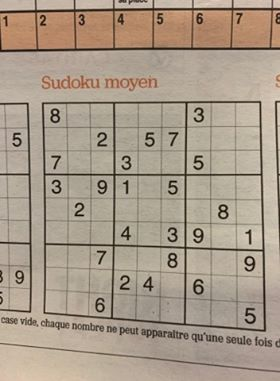
#> input picture sample_img/su3.jpg, 280 x 381 px
$ jupyter execute --allow-errors 'detect_solve&display.ipynb'   (shell and % lines are left out)   (older library calls are emulated)
#> lines starting #> are read from the running program, lines starting #| are printed output that depends on the picture; after the words box and inside, x2 and y2 are one past the last pixel; in counts of white or black regions, pixels touching at a corner belong together
[cell 1]
import cv2
import numpy as np
import operator
import numpy as np
from grid_detection import *
import tensorflow.keras as keras
from tensorflow.keras.models import load_model
from PIL import Image, ImageFont, ImageDraw


import matplotlib.pyplot as plt


#reagange list in list of list for each row:
# [41 lines left out: functions rearange_list, verify_possile_value, grid_solver, not called in this run]


def extract_cells_coordinates(square_img):
    cells_coodinates = np.zeros((81, 4), dtype=float)
    grid_side = square_img.shape[:1]
    cell_side = grid_side[0]/9
    k=0
    for i in range(9):
        for j in range(9):
            x1, y1 = (i * cell_side, j * cell_side)
            x2, y2 = ((i + 1) * cell_side, (j + 1) * cell_side)
            cells_coodinates[k, :]=[x1, y1, x2, y2]
            k=k+1
    return cells_coodinates


def extract_clean_digit_area(img, coord):
    x1, y1, x2, y2=coord
    dig=img[int(x1):int(x2), int(y1):int(y2)]
    dig=dig[:, :, 1]
    dig3=cv2.resize(dig, (45, 45), interpolation=cv2.INTER_CUBIC)
    digit=dig3/np.max(dig3)
    digit=np.expand_dims(digit, axis=-1)
    return digit


def measure_distance(pt1, pt2):
    x = pt2[0] - pt1[0]
    y = pt2[1] - pt1[1]
    return np.sqrt((x ** 2) + (y ** 2))

[cell 2]
sudoku_img = cv2.imread('sample_img/su3.jpg')
#> sudoku_img is the input picture: shape (381, 280, 3); mean B, G, R 138, 154.6, 168.9
gray = cv2.cvtColor(sudoku_img, cv2.COLOR_BGR2GRAY)
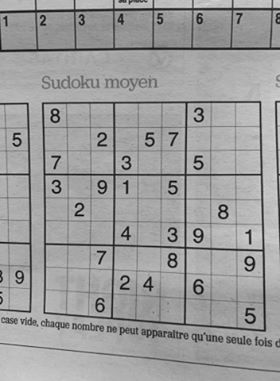
#> gray: shape (381, 280); min 2, max 215, mean 157
blur = cv2.GaussianBlur(gray, (5,5), 0)
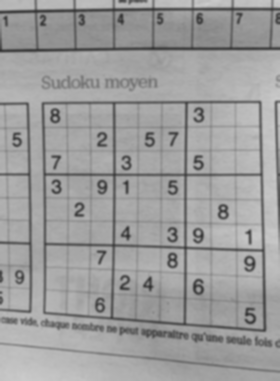
#> blur: shape (381, 280); min 50, max 202, mean 157
thresh = cv2.adaptiveThreshold(blur, 255, 1, 1, 11, 2)
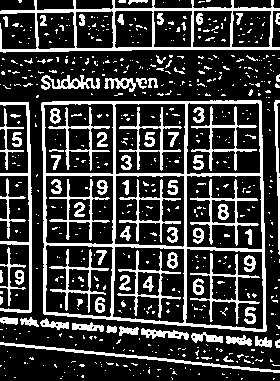
#> thresh: shape (381, 280); 23.7% white; 640 white regions (552 under 20 px)

[cell 3]
#new_img, contours, hier = cv2.findContours(thresh, cv2.RETR_LIST, cv2.CHAIN_APPROX_SIMPLE)  # opencv 3
contours, hier = cv2.findContours(thresh, cv2.RETR_LIST, cv2.CHAIN_APPROX_SIMPLE) # opencv 4
#> contours = 702 contours, 595 with area under 20; largest, box (x1, y1, x2, y2) and area: (41, 100, 267, 332) 48867, (0, 0, 280, 53) 10095, (185, 248, 264, 330) 5820, (186, 175, 263, 250) 5446, (112, 246, 185, 324) 5120

contours = sorted(contours, key=cv2.contourArea, reverse=True)
bigest_contour=contours[0]
#> bigest_contour = contour of 92 points, box (x1, y1, x2, y2) (41, 100, 267, 332), area 48867
polygon = bigest_contour
#> polygon has the same summary as bigest_contour
bottom_right, _ = max(enumerate([pt[0][0] + pt[0][1] for pt in polygon]), key=operator.itemgetter(1))
#> bottom_right = 59
top_left, _ = min(enumerate([pt[0][0] + pt[0][1] for pt in polygon]), key=operator.itemgetter(1))
#> top_left = 4
bottom_left, _ = min(enumerate([pt[0][0] - pt[0][1] for pt in polygon]), key=operator.itemgetter(1))
#> bottom_left = 23
top_right, _ = max(enumerate([pt[0][0] - pt[0][1] for pt in polygon]), key=operator.itemgetter(1))
#> top_right = 74

corners=polygon[top_left][0], polygon[top_right][0], polygon[bottom_right][0], polygon[bottom_left][0]
#> corners = ([42, 102], [261, 101], [265, 331], [43, 313])
top_left, top_right, bottom_right, bottom_left = corners
#> top_left = [42, 102]; top_right = [261, 101]; bottom_right = [265, 331]; bottom_left = [43, 313]

#Crop image
src = np.array([top_left, top_right, bottom_right, bottom_left], dtype='float32')
#> src = [[42, 102], [261, 101], [265, 331], [43, 313]]

# Get the longest side in the rectangle
side = max([
    measure_distance(bottom_right, top_right),
    measure_distance(top_left, bottom_left),
    measure_distance(bottom_right, bottom_left),
    measure_distance(top_left, top_right)
])
#> in measure_distance, `x = pt2[0] - pt1[0]`: x = -4
#> in measure_distance, `y = pt2[1] - pt1[1]`: y = -230
#> side = 230

dst = np.array([[0, 0], [side - 1, 0], [side - 1, side - 1], [0, side - 1]], dtype='float32')
#> dst = [[0, 0], [229, 0], [229, 229], [0, 229]]
m = cv2.getPerspectiveTransform(src, dst)
#> m = [[1.17, -0.00552, -48.38], [0.00513, 1.12, -114.9], [0.000416, 5.71e-05, 1]]

cropped=cv2.warpPerspective(sudoku_img, m, (int(side), int(side)))
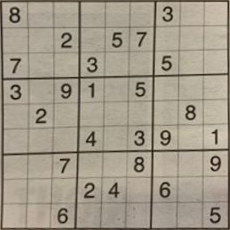
#> cropped: shape (230, 230, 3); mean B, G, R 138.6, 154.5, 163.1


#Plots:
f = plt.figure(figsize=(10,15))
f.add_subplot(1,3, 1)
plt.imshow(gray, cmap='bone')
plt.plot(bigest_contour[:, 0, 0], bigest_contour[:, 0, 1], 'r', 10)
plt.title('Contour',fontsize=18)
plt.axis('off')

f.add_subplot(1,3, 2)
for points in corners:
    plt.scatter(points[0], points[1], 150)
#> this loop made 4 passes
plt.imshow(gray, cmap='bone')
plt.title('Corners',fontsize=18)
plt.axis('off')

f.add_subplot(1,3, 3)
plt.imshow(cropped)
plt.title('cropped',fontsize=18)
plt.axis('off')
#plt.savefig('grid_detection.png', bbox_inches='tight')

plt.show()
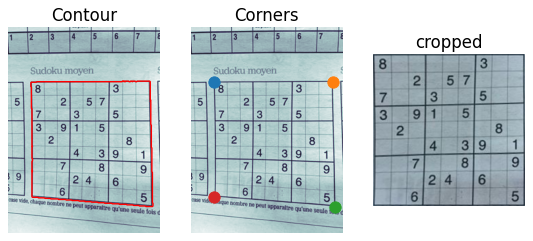
#> figure drawn by matplotlib, 3 panels; B, G, R data is drawn as R, G, B

[cell 4]
cells_coor=extract_cells_coordinates(cropped)
#> cells_coor = 81 rows, first 6: [0, 0, 25.56, 25.56], [0, 25.56, 25.56, 51.11], [0, 51.11, 25.56, 76.67], [0, 76.67, 25.56, 102.2], [0, 102.2, 25.56, 127.8], [0, 127.8, 25.56, 153.3]
#np.shape(cells_coor)[0]
plt.imshow(cropped, cmap='bone')
for i in range(0, np.shape(cells_coor)[0]):
    x1, y1, x2, y2=cells_coor[i, :]
    x=[x1, x2, x2, x1, x1]
    y=[y1, y1, y2, y2, y1]
    plt.plot(x, y, 'r')
#> this loop made 81 passes
#> (x1, y1, x2, y2, x, y) on passes 2 to 7: (0, 25.56, 25.56, 51.11, [0, 25.56, 25.56, 0, 0], [25.56, 25.56, 51.11, 51.11, 25.56]), (0, 51.11, 25.56, 76.67, [0, 25.56, 25.56, 0, 0], [51.11, 51.11, 76.67, 76.67, 51.11]), (0, 76.67, 25.56, 102.2, [0, 25.56, 25.56, 0, 0], [76.67, 76.67, 102.2, 102.2, 76.67]), (0, 102.2, 25.56, 127.8, [0, 25.56, 25.56, 0, 0], [102.2, 102.2, 127.8, 127.8, 102.2]), (0, 127.8, 25.56, 153.3, [0, 25.56, 25.56, 0, 0], [127.8, 127.8, 153.3, 153.3, 127.8]), (0, 153.3, 25.56, 178.9, [0, 25.56, 25.56, 0, 0], [153.3, 153.3, 178.9, 178.9, 153.3])
#> (x1, y1, x2, y2, y) on passes 1, 11, 21, 31, 41, 51: (0, 0, 25.56, 25.56, [0, 0, 25.56, 25.56, 0]), (25.56, 25.56, 51.11, 51.11, [25.56, 25.56, 51.11, 51.11, 25.56]), (51.11, 51.11, 76.67, 76.67, [51.11, 51.11, 76.67, 76.67, 51.11]), (76.67, 76.67, 102.2, 102.2, [76.67, 76.67, 102.2, 102.2, 76.67]), (102.2, 102.2, 127.8, 127.8, [102.2, 102.2, 127.8, 127.8, 102.2]), (127.8, 127.8, 153.3, 153.3, [127.8, 127.8, 153.3, 153.3, 127.8])
plt.axis('off')
#plt.savefig('grid.png', bbox_inches='tight')
plt.show()
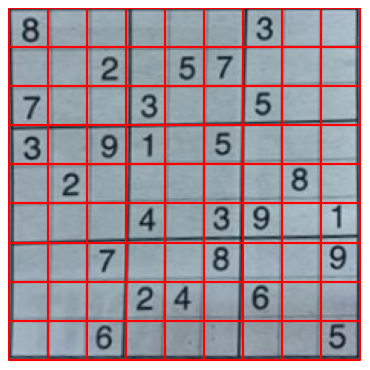
#> figure drawn by matplotlib, 1 panel; B, G, R data is drawn as R, G, B

# Get digits from cells using deep learning:

<br>
<br>

[cell 5]
total_dig=np.zeros((81, 45, 45, 1), dtype=float)#raw images
for i in range(0, np.shape(cells_coor)[0]):
    digit=extract_clean_digit_area(cropped, cells_coor[i, :])
    total_dig[i, :, :, :]=digit
#> this loop made 81 passes
#> (x1 in extract_clean_digit_area, y1 in extract_clean_digit_area, x2 in extract_clean_digit_area, y2 in extract_clean_digit_area) on passes 1 to 12: (0, 0, 25.56, 25.56), (0, 25.56, 25.56, 51.11), (0, 51.11, 25.56, 76.67), (0, 76.67, 25.56, 102.2), (0, 102.2, 25.56, 127.8), (0, 127.8, 25.56, 153.3), (0, 153.3, 25.56, 178.9), (0, 178.9, 25.56, 204.4), (0, 204.4, 25.56, 230), (25.56, 0, 51.11, 25.56), (25.56, 25.56, 51.11, 51.11), (25.56, 51.11, 51.11, 76.67)
#> pass 1, in extract_clean_digit_area, `dig=img[int(x1):int(x2), int(y1):int(y2)]`:
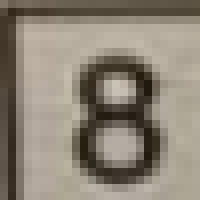
#> dig: shape (25, 25, 3) (shown 8 times larger); mean B, G, R 118.3, 131.8, 140.8
#> pass 1, in extract_clean_digit_area, `dig3=cv2.resize(dig, (45, 45), interpolation=cv2.INTER_CUBIC)`:
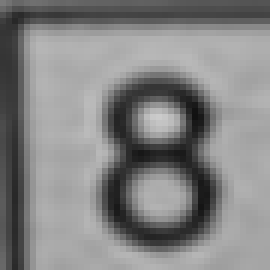
#> dig3: shape (45, 45) (shown 6 times larger); min 17, max 203, mean 131.7
#> pass 1, in extract_clean_digit_area, `digit=dig3/np.max(dig3)`:
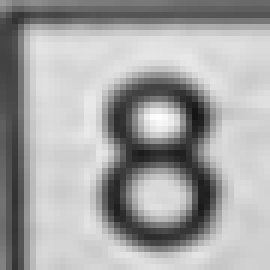
#> digit: shape (45, 45) float64 (shown 6 times larger); min 0.0837, max 1, mean 0.649

[cell 6]
model_path='models/digit_recognition_model9985.h5'
#> (the rest of this cell did not finish here and is left out)

#> (a cell that did not finish here is left out)

# Recontruct the grid from Matrix:

<br>
<br>

[cell 8]
# [31 lines left out: functions create_digit_img, draw_lines, not called in this run]

[cell 9]
side=30 #Size of one cell

backgr=np.ones((9*side+1, 9*side+1))*255

#put digits:
#> (the rest of this cell did not finish here and is left out)

[cell 10]
f = plt.figure(figsize=(7,14))
f.add_subplot(1,2, 1)
plt.imshow(cropped, cmap='bone')

plt.title('original',fontsize=18)
plt.axis('off')

f.add_subplot(1,2, 2)
plt.imshow(backgr, cmap='bone')
plt.title('reconstructed',fontsize=18)
plt.axis('off')
plt.show()
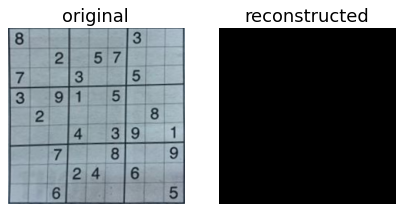
#> figure drawn by matplotlib, 2 panels; B, G, R data is drawn as R, G, B

$ run again, with sample_img/su1.jpg copied over sample_img/su3.jpg
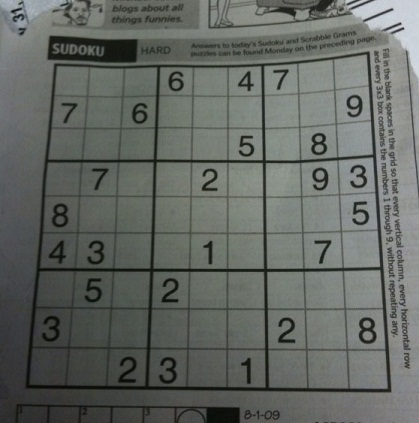
#> input picture sample_img/su1.jpg, 419 x 423 px
#> sudoku_img is the input picture: shape (423, 419, 3); mean B, G, R 98.9, 103.6, 99.4
#> `thresh = cv2.adaptiveThreshold(blur, 255, 1, 1, 11, 2)`:
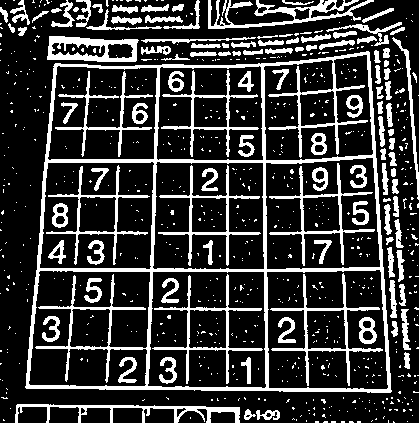
#> thresh: shape (423, 419); 21.5% white; 762 white regions (649 under 20 px)
#> contours = 809 contours, 666 with area under 20; largest, box (x1, y1, x2, y2) and area: (25, 51, 392, 393) 111446, (266, 269, 389, 390) 13729, (147, 271, 267, 389) 13247, (265, 157, 381, 270) 11888, (152, 161, 265, 270) 11600
#> bigest_contour = contour of 176 points, box (x1, y1, x2, y2) (25, 51, 392, 393), area 111446
#> polygon has the same summary as bigest_contour
#> `bottom_right, _ = max(enumerate([pt[0][0] + pt[0][1] for pt in polygon..`: bottom_right = 128
#> `top_left, _ = min(enumerate([pt[0][0] + pt[0][1] for pt in polygon]), ..`: top_left = 43
#> `bottom_left, _ = min(enumerate([pt[0][0] - pt[0][1] for pt in polygon]..`: bottom_left = 105
#> `top_right, _ = max(enumerate([pt[0][0] - pt[0][1] for pt in polygon]),..`: top_right = 174
#> corners = ([55, 63], [369, 52], [390, 392], [25, 387])
#> `top_left, top_right, bottom_right, bottom_left = corners`: top_left = [55, 63]; top_right = [369, 52]; bottom_right = [390, 392]; bottom_left = [25, 387]
#> src = [[55, 63], [369, 52], [390, 392], [25, 387]]
#> in measure_distance, `x = pt2[0] - pt1[0]`: x = -21
#> in measure_distance, `y = pt2[1] - pt1[1]`: y = -340
#> side = 365
#> dst = [[0, 0], [364, 0], [364, 364], [0, 364]]
#> m = [[1.27, 0.118, -77.27], [0.0477, 1.36, -88.46], [0.000175, 0.000528, 1]]
#> the loop `for points in corners:` made 4 passes
#> cells_coor = 81 rows, first 6: [0, 0, 40.56, 40.56], [0, 40.56, 40.56, 81.11], [0, 81.11, 40.56, 121.7], [0, 121.7, 40.56, 162.2], [0, 162.2, 40.56, 202.8], [0, 202.8, 40.56, 243.3]
#> the loop `for i in range(0, np.shape(cells_coor)[0]):` made 81 passes
#> (x, y) on passes 2 to 6: ([0, 40.56, 40.56, 0, 0], [40.56, 40.56, 81.11, 81.11, 40.56]), ([0, 40.56, 40.56, 0, 0], [81.11, 81.11, 121.7, 121.7, 81.11]), ([0, 40.56, 40.56, 0, 0], [121.7, 121.7, 162.2, 162.2, 121.7]), ([0, 40.56, 40.56, 0, 0], [162.2, 162.2, 202.8, 202.8, 162.2]), ([0, 40.56, 40.56, 0, 0], [202.8, 202.8, 243.3, 243.3, 202.8])
#> the loop `for i in range(0, np.shape(cells_coor)[0]):` made 81 passes
#> `plt.show()`:
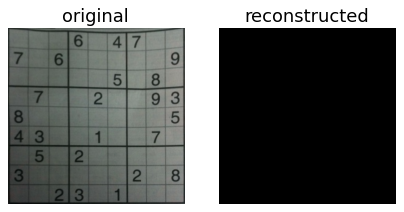
#> figure drawn by matplotlib, 2 panels; B, G, R data is drawn as R, G, B

$ run again, with sample_img/su10.jpg copied over sample_img/su3.jpg
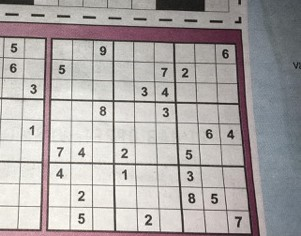
#> input picture sample_img/su10.jpg, 301 x 236 px
#> sudoku_img is the input picture: shape (236, 301, 3); mean B, G, R 165.3, 166.4, 171.4
#> thresh: shape (236, 301); 28% white; 378 white regions (324 under 20 px)
#> contours = 439 contours, 357 with area under 20; largest, box (x1, y1, x2, y2) and area: (0, 21, 260, 236) 39788, (47, 163, 115, 232) 3426, (176, 103, 245, 166) 3092, (174, 42, 239, 104) 2874, (204, 167, 252, 235) 1832
#> bigest_contour = contour of 184 points, box (x1, y1, x2, y2) (0, 21, 260, 236), area 39788
#> polygon has the same summary as bigest_contour
#> `bottom_right, _ = max(enumerate([pt[0][0] + pt[0][1] for pt in polygon..`: bottom_right = 130
#> `top_left, _ = min(enumerate([pt[0][0] + pt[0][1] for pt in polygon]), ..`: top_left = 0
#> `bottom_left, _ = min(enumerate([pt[0][0] - pt[0][1] for pt in polygon]..`: bottom_left = 107
#> `top_right, _ = max(enumerate([pt[0][0] - pt[0][1] for pt in polygon]),..`: top_right = 167
#> corners = ([0, 21], [241, 29], [259, 235], [45, 230])
#> `top_left, top_right, bottom_right, bottom_left = corners`: top_left = [0, 21]; top_right = [241, 29]; bottom_right = [259, 235]; bottom_left = [45, 230]
#> src = [[0, 21], [241, 29], [259, 235], [45, 230]]
#> in measure_distance, `x = pt2[0] - pt1[0]`: x = -18
#> in measure_distance, `y = pt2[1] - pt1[1]`: y = -206
#> side = 241.1
#> dst = [[0, 0], [240.1, 0], [240.1, 240.1], [0, 240.1]]
#> m = [[0.981, -0.211, 4.44], [-0.0338, 1.02, -21.36], [-2.95e-05, -0.00052, 1]]
#> the loop `for points in corners:` made 4 passes
#> cells_coor = 81 rows, first 6: [0, 0, 26.78, 26.78], [0, 26.78, 26.78, 53.56], [0, 53.56, 26.78, 80.33], [0, 80.33, 26.78, 107.1], [0, 107.1, 26.78, 133.9], [0, 133.9, 26.78, 160.7]
#> the loop `for i in range(0, np.shape(cells_coor)[0]):` made 81 passes
#> (x, y) on passes 2 to 6: ([0, 26.78, 26.78, 0, 0], [26.78, 26.78, 53.56, 53.56, 26.78]), ([0, 26.78, 26.78, 0, 0], [53.56, 53.56, 80.33, 80.33, 53.56]), ([0, 26.78, 26.78, 0, 0], [80.33, 80.33, 107.1, 107.1, 80.33]), ([0, 26.78, 26.78, 0, 0], [107.1, 107.1, 133.9, 133.9, 107.1]), ([0, 26.78, 26.78, 0, 0], [133.9, 133.9, 160.7, 160.7, 133.9])
#> the loop `for i in range(0, np.shape(cells_coor)[0]):` made 81 passes
#> `plt.show()`:
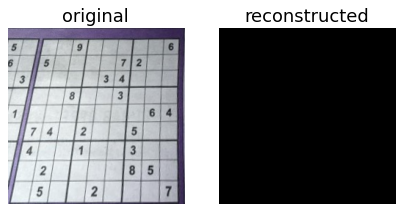
#> figure drawn by matplotlib, 2 panels; B, G, R data is drawn as R, G, B
